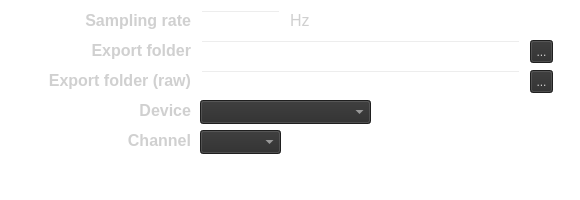
       <widget class="QWidget" name="widget_ref" native="true">
        <property name="geometry">
         <rect>
          <x>0</x>
          <y>180</y>
          <width>580</width>
          <height>200</height>
         </rect>
        </property>
        <property name="styleSheet">
         <string notr="true">background-color: rgba(0, 0, 0, 0);</string>
        </property>
        <widget class="QLabel" name="setting_export_ref_folder_label">
         <property name="geometry">
          <rect>
           <x>40</x>
           <y>40</y>
           <width>151</width>
           <height>21</height>
          </rect>
         </property>
         <property name="font">
          <font>
           <pointsize>12</pointsize>
           <bold>true</bold>
          </font>
         </property>
         <property name="layoutDirection">
          <enum>Qt::LeftToRight</enum>
         </property>
         <property name="styleSheet">
          <string notr="true">color: rgb(208, 208, 208);</string>
         </property>
         <property name="text">
          <string>Export folder</string>
         </property>
         <property name="alignment">
          <set>Qt::AlignRight|Qt::AlignTrailing|Qt::AlignVCenter</set>
         </property>
        </widget>
        <widget class="QLabel" name="settings_devie_label">
         <property name="geometry">
          <rect>
           <x>40</x>
           <y>100</y>
           <width>151</width>
           <height>21</height>
          </rect>
         </property>
         <property name="font">
          <font>
           <pointsize>12</pointsize>
           <bold>true</bold>
          </font>
         </property>
         <property name="layoutDirection">
          <enum>Qt::LeftToRight</enum>
         </property>
         <property name="styleSheet">
          <string notr="true">color: rgb(208, 208, 208);</string>
         </property>
         <property name="text">
          <string>Device</string>
         </property>
         <property name="alignment">
          <set>Qt::AlignRight|Qt::AlignTrailing|Qt::AlignVCenter</set>
         </property>
        </widget>
        <widget class="QLabel" name="settings_channel_label">
         <property name="geometry">
          <rect>
           <x>40</x>
           <y>130</y>
           <width>151</width>
           <height>21</height>
          </rect>
         </property>
         <property name="font">
          <font>
           <pointsize>12</pointsize>
           <bold>true</bold>
          </font>
         </property>
         <property name="layoutDirection">
          <enum>Qt::LeftToRight</enum>
         </property>
         <property name="styleSheet">
          <string notr="true">color: rgb(208, 208, 208);</string>
         </property>
         <property name="text">
          <string>Channel</string>
         </property>
         <property name="alignment">
          <set>Qt::AlignRight|Qt::AlignTrailing|Qt::AlignVCenter</set>
         </property>
        </widget>
        <widget class="QLabel" name="setting_sampl_rate_ref_label">
         <property name="geometry">
          <rect>
           <x>40</x>
           <y>0</y>
           <width>151</width>
           <height>41</height>
          </rect>
         </property>
         <property name="font">
          <font>
           <pointsize>12</pointsize>
           <bold>true</bold>
          </font>
         </property>
         <property name="layoutDirection">
          <enum>Qt::LeftToRight</enum>
         </property>
         <property name="styleSheet">
          <string notr="true">color: rgb(208, 208, 208);</string>
         </property>
         <property name="text">
          <string>Sampling rate</string>
         </property>
         <property name="alignment">
          <set>Qt::AlignRight|Qt::AlignTrailing|Qt::AlignVCenter</set>
         </property>
        </widget>
        <widget class="QComboBox" name="ref_device_comboBox">
         <property name="geometry">
          <rect>
           <x>200</x>
           <y>100</y>
           <width>171</width>
           <height>24</height>
          </rect>
         </property>
         <property name="styleSheet">
          <string notr="true">color: rgb(208, 208, 208);
border-color: rgb(208, 208, 208);
background-color: rgb(44, 44, 44);</string>
         </property>
        </widget>
        <widget class="QLineEdit" name="ref_sampling_rate_line">
         <property name="geometry">
          <rect>
           <x>200</x>
           <y>10</y>
           <width>81</width>
           <height>24</height>
          </rect>
         </property>
         <property name="styleSheet">
          <string notr="true">color: rgb(208, 208, 208);</string>
         </property>
         <property name="text">
          <string/>
         </property>
         <property name="alignment">
          <set>Qt::AlignRight|Qt::AlignTrailing|Qt::AlignVCenter</set>
         </property>
        </widget>
        <widget class="QLineEdit" name="ref_exp_folder_line">
         <property name="geometry">
          <rect>
           <x>200</x>
           <y>40</y>
           <width>321</width>
           <height>24</height>
          </rect>
         </property>
         <property name="styleSheet">
          <string notr="true">color: rgb(208, 208, 208);</string>
         </property>
        </widget>
        <widget class="QComboBox" name="ref_channel_comboBox">
         <property name="geometry">
          <rect>
           <x>200</x>
           <y>130</y>
           <width>81</width>
           <height>24</height>
          </rect>
         </property>
         <property name="styleSheet">
          <string notr="true">color: rgb(208, 208, 208);
border-color: rgb(208, 208, 208);
background-color: rgb(44, 44, 44);</string>
         </property>
        </widget>
        <widget class="QLabel" name="settings_export_raw_label">
         <property name="geometry">
          <rect>
           <x>0</x>
           <y>70</y>
           <width>191</width>
           <height>21</height>
          </rect>
         </property>
         <property name="font">
          <font>
           <pointsize>12</pointsize>
           <bold>true</bold>
          </font>
         </property>
         <property name="layoutDirection">
          <enum>Qt::LeftToRight</enum>
         </property>
         <property name="styleSheet">
          <string notr="true">color: rgb(208, 208, 208);</string>
         </property>
         <property name="text">
          <string>Export folder (raw)</string>
         </property>
         <property name="alignment">
          <set>Qt::AlignRight|Qt::AlignTrailing|Qt::AlignVCenter</set>
         </property>
        </widget>
        <widget class="QLineEdit" name="ref_exp_folder_raw_line">
         <property name="geometry">
          <rect>
           <x>200</x>
           <y>70</y>
           <width>321</width>
           <height>24</height>
          </rect>
         </property>
         <property name="styleSheet">
          <string notr="true">color: rgb(208, 208, 208);</string>
         </property>
        </widget>
        <widget class="QToolButton" name="ref_exp_fold_btn">
         <property name="geometry">
          <rect>
           <x>530</x>
           <y>40</y>
           <width>23</width>
           <height>23</height>
          </rect>
         </property>
         <property name="styleSheet">
          <string notr="true">color: rgb(208, 208, 208);
border-color: rgb(208, 208, 208);
background-color: rgb(44, 44, 44);</string>
         </property>
         <property name="text">
          <string>...</string>
         </property>
        </widget>
        <widget class="QLabel" name="settings_hz1_label">
         <property name="geometry">
          <rect>
           <x>290</x>
           <y>10</y>
           <width>61</width>
           <height>21</height>
          </rect>
         </property>
         <property name="font">
          <font>
           <pointsize>12</pointsize>
          </font>
         </property>
         <property name="styleSheet">
          <string notr="true">color: rgb(208, 208, 208);</string>
         </property>
         <property name="text">
          <string>Hz</string>
         </property>
        </widget>
        <widget class="QToolButton" name="ref_export_fold_raw_btn">
         <property name="geometry">
          <rect>
           <x>530</x>
           <y>70</y>
           <width>23</width>
           <height>23</height>
          </rect>
         </property>
         <property name="styleSheet">
          <string notr="true">color: rgb(208, 208, 208);
border-color: rgb(208, 208, 208);
background-color: rgb(44, 44, 44);</string>
         </property>
         <property name="text">
          <string>...</string>
         </property>
        </widget>
       </widget>
